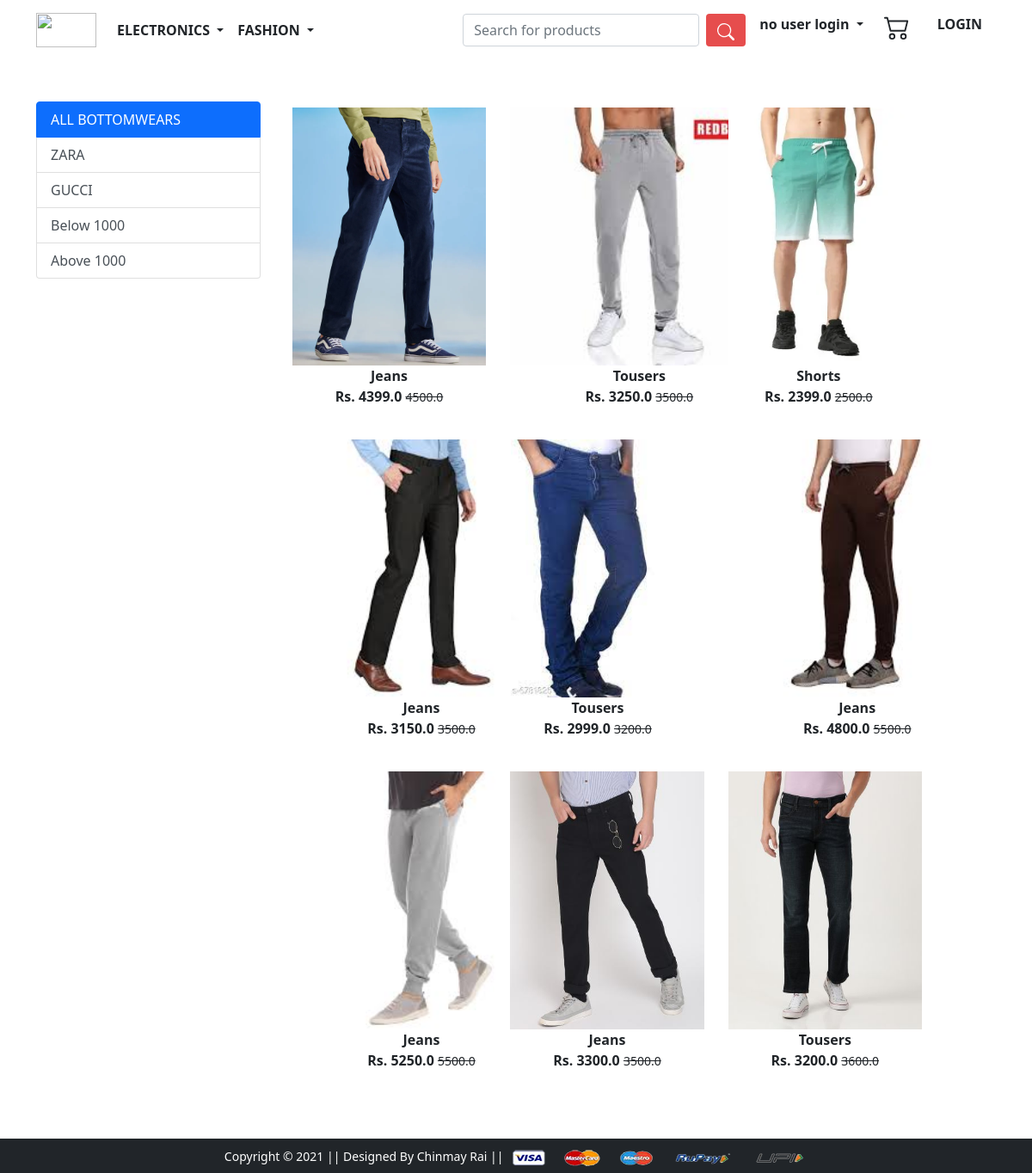
The app's page /bottomwear/ with its own data.
### app/models.py (models this page shows, shortened)
class Product(models.Model):
    title = models.CharField(max_length=100)
    selling_price=models.FloatField()
    discounted_price=models.FloatField()
    description=models.TextField()
    brand = models.CharField(max_length=200)
    category = models.CharField(choices = CATEGORY_CHOICES,max_length=2)
    product_image = models.ImageField(upload_to='producting')

### app/views.py (the view)
# urls.py: path('bottomwear/', views.bottomwear, name='bottomwear'),
def bottomwear(request, data=None):
    if data == None:
        bottomwears = Product.objects.filter(category='BW')
    elif data=='ZARA' or data== 'GUCCI':
        bottomwears = Product.objects.filter(category='BW').filter(brand=data)
    elif data == 'below':
        bottomwears = Product.objects.filter(category='BW').filter(discounted_price__lt=1000)
    elif data == 'above':
        bottomwears = Product.objects.filter(category='BW').filter(discounted_price__gt=1000)
    return render(request, 'app/bottomwear.html',{'bottomwears':bottomwears})

### app/templates/app/bottomwear.html (shortened to what this page needs)
{% extends 'app/base.html' %}
{% load static %}
{% block main-content %}
<div class="container my-5">
 <div class="row">
  <div class="col-sm-3">
    <div class="list-group">
        <a href="{% url 'bottomwear' %}"
        class="list-group-item list-group-item-action active" area-current="true">ALL BOTTOMWEARS</a>
        <a href="{% url 'bottomweardata' 'ZARA' %}"
        class="list-group-item list-group-item-action " area-current="true">ZARA</a>
        <a href="{% url 'bottomweardata' 'GUCCI' %}"
        class="list-group-item list-group-item-action" area-current="true">GUCCI</a>
        <a href="{% url 'bottomweardata' 'below' %}"
        class="list-group-item list-group-item-action" area-current="true">Below 1000</a>
        <a href="{% url 'bottomweardata' 'above' %}"
        class="list-group-item list-group-item-action" area-current="true">Above 1000</a>
      </div>
  </div>
  <div class="col-sm-8">
    <div class="row">
      {% for product in bottomwears %}
        <div class="col-sm-4 text-center mb-4">
          <a href="{% url 'product-detail' product.id %}" class="btn">
            <div class="item">
              <img src="{{product.product_image.url}}" alt="" height="300" class="">
              <div class="fw-bold">{{product.title}}</div>
              <div class="fw-bold">Rs. {{product.discounted_price}}
                <small class="fw-light text-decoration-line-through">{{product.selling_price}}</small>
              </div>
            </div>
          </a>
        </div>
      {% endfor%}
    </div>
  </div>
 </div>
</div>
{% endblock main-content %}

### records on screen
Product: product_image (picture), title "Jeans", discounted_price "4399.0", selling_price "4500.0"
Product: product_image (picture), title "Tousers", discounted_price "3250.0", selling_price "3500.0"
Product: product_image (picture), title "Shorts", discounted_price "2399.0", selling_price "2500.0"
Product: product_image (picture), title "Jeans", discounted_price "3150.0", selling_price "3500.0"
Product: product_image (picture), title "Tousers", discounted_price "2999.0", selling_price "3200.0"
Product: product_image (picture), title "Jeans", discounted_price "4800.0", selling_price "5500.0"
Product: product_image (picture), title "Jeans", discounted_price "5250.0", selling_price "5500.0"
Product: product_image (picture), title "Jeans", discounted_price "3300.0", selling_price "3500.0"
Product: product_image (picture), title "Tousers", discounted_price "3200.0", selling_price "3600.0"
